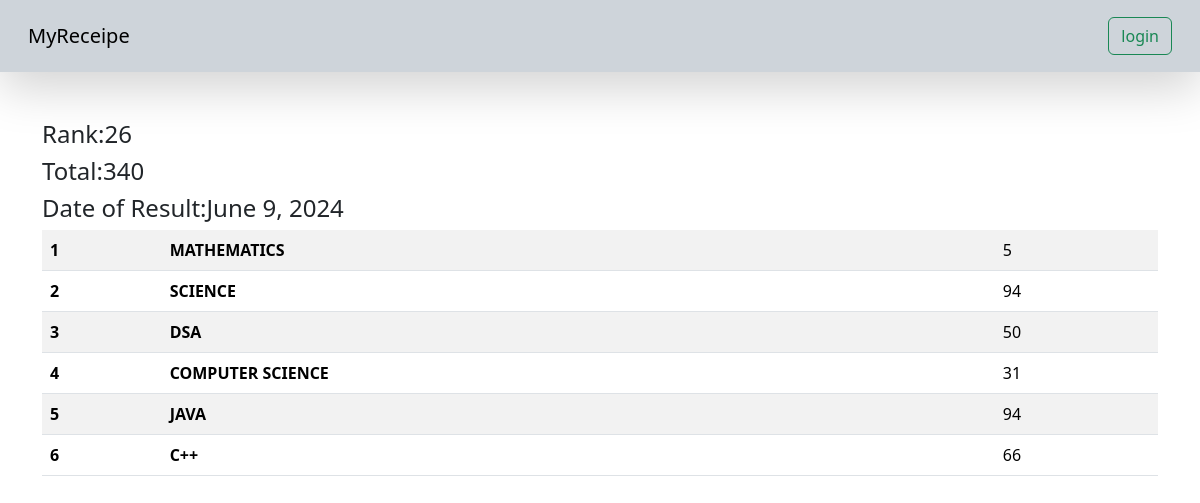
The app's page /see_marks/2021BBIO955/ with its own data.
### vege/models.py (models this page shows, shortened)
class SubjectMarks(models.Model):
    student=models.ForeignKey(Student,related_name="studentmarks",on_delete=models.CASCADE)
    subject=models.ForeignKey(Subject,on_delete=models.CASCADE)
    marks=models.IntegerField()
    class Meta:
        unique_together=['student','subject']

class Student(models.Model):
    department=models.ForeignKey(Department,related_name="depart",on_delete=models.CASCADE)
    student_id=models.OneToOneField(StudentID,related_name="studentid",on_delete=models.CASCADE)
    student_name=models.CharField(max_length=100)
    student_email=models.EmailField(unique=True)
    student_age=models.IntegerField(default=18)
    student_address=models.TextField()
    class Meta:
        ordering=['student_name']
        verbose_name="student"

class ReportCard(models.Model):
    student=models.ForeignKey(Student,related_name='studentreportcard',on_delete=models.CASCADE)
    student_rank=models.IntegerField()
    date_of_report_card_generation=models.DateField(auto_now_add=True)
    class Meta:
        unique_together=['student_rank','date_of_report_card_generation']

class Subject(models.Model):
    subject_name=models.CharField(max_length=100)

### vege/views.py (the view)
# urls.py: path('see_marks/<student_id>/',see_marks,name='see_marks'),
def see_marks(request,student_id):
    queryset=SubjectMarks.objects.filter(student__student_id__student_id=student_id)
    total_marks=queryset.aggregate(total_marks=Sum('marks'))
    return render(request,'report/see_marks.html',{'queryset':queryset,'total_marks':total_marks})

### vege/templates/report/see_marks.html
{% extends "base.html" %}
{% block start %}
<div class="container mt-5" style="margin-bottom:50px">
    <h4>Rank:{{ queryset.first.student.studentreportcard.first.student_rank}}</h4>
    <h4>Total:{{total_marks.total_marks}}</h4>
    <h4>Date of Result:{{ queryset.first.student.studentreportcard.first.date_of_report_card_generation}}</h4>
    <table class="table table-striped">
        <tbody>
          {% for marks in queryset%}
          <tr>
            <th >{{forloop.counter}}</th>
            <td>
               <b> {{marks.subject.subject_name}}</b>
          </td>
            <td>{{marks.marks}}</td>
          </tr>
          {% endfor %}
        </tbody>
      </table>
    </div>
{% endblock %}

### records on screen
SubjectMarks: first.student.studentreportcard.first.student_rank "26", first.student.studentreportcard.first.date_of_report_card_generation "June 9, 2024", subject.subject_name "MATHEMATICS", marks "5"
SubjectMarks: subject.subject_name "SCIENCE", marks "94"
SubjectMarks: subject.subject_name "DSA", marks "50"
SubjectMarks: subject.subject_name "COMPUTER SCIENCE", marks "31"
SubjectMarks: subject.subject_name "JAVA", marks "94"
SubjectMarks: subject.subject_name "C++", marks "66"

### other values on screen
{{ total_marks.total_marks }} "340"
